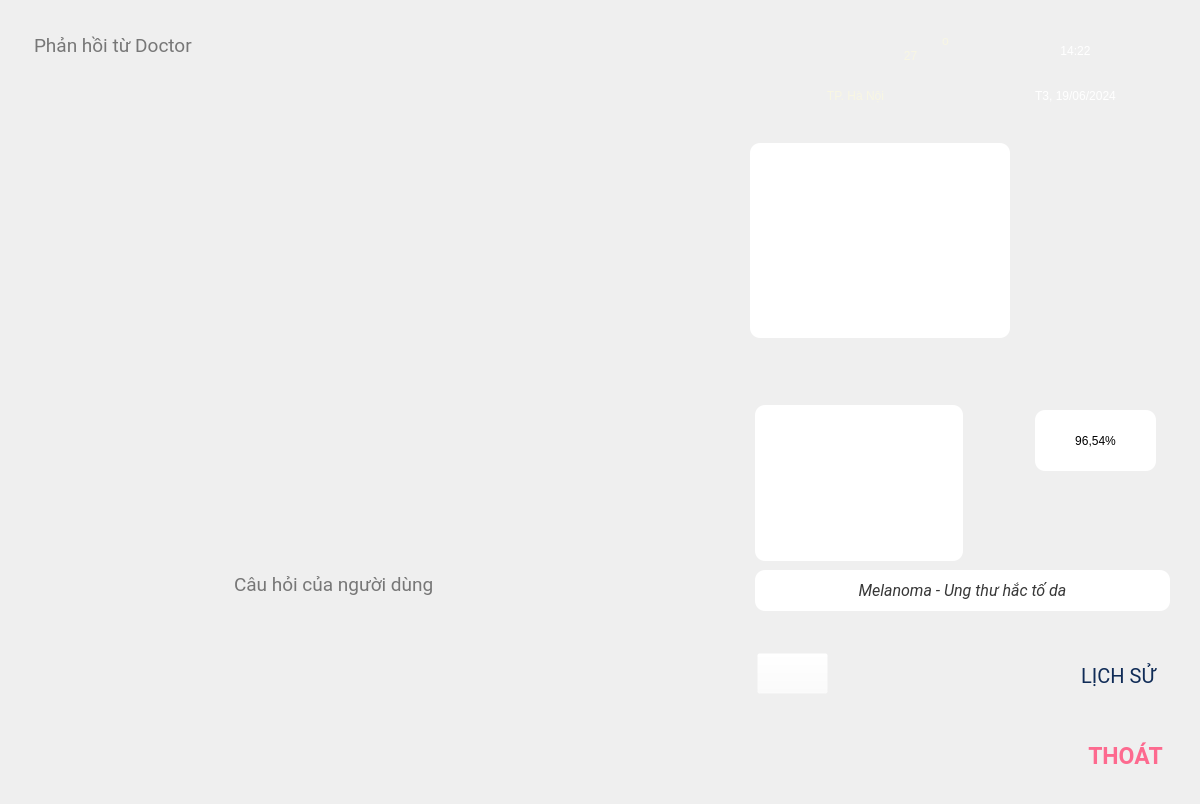
<?xml version="1.0" encoding="UTF-8"?>
<ui version="4.0">
 <class>DOCTOR_MainWindow</class>
 <widget class="QMainWindow" name="DOCTOR_MainWindow">
  <property name="geometry">
   <rect>
    <x>0</x>
    <y>0</y>
    <width>1200</width>
    <height>804</height>
   </rect>
  </property>
  <property name="windowTitle">
   <string>MainWindow</string>
  </property>
  <widget class="QWidget" name="centralwidget">
   <widget class="QLabel" name="background_label">
    <property name="geometry">
     <rect>
      <x>0</x>
      <y>0</y>
      <width>1200</width>
      <height>800</height>
     </rect>
    </property>
    <property name="cursor">
     <cursorShape>ArrowCursor</cursorShape>
    </property>
    <property name="mouseTracking">
     <bool>false</bool>
    </property>
    <property name="tabletTracking">
     <bool>false</bool>
    </property>
    <property name="text">
     <string/>
    </property>
    <property name="pixmap">
     <pixmap>image/icon/background_doctor.png</pixmap>
    </property>
    <property name="scaledContents">
     <bool>true</bool>
    </property>
   </widget>
   <widget class="QTextEdit" name="response_text">
    <property name="geometry">
     <rect>
      <x>30</x>
      <y>30</y>
      <width>681</width>
      <height>491</height>
     </rect>
    </property>
    <property name="font">
     <font>
      <family>Roboto</family>
      <pointsize>14</pointsize>
      <italic>false</italic>
      <fontweight>ExtraBold</fontweight>
     </font>
    </property>
    <property name="styleSheet">
     <string notr="true">background-color: transparent; border: none; 
font: 800 14pt &quot;Roboto&quot;;
border-radius: 0px;</string>
    </property>
    <property name="frameShape">
     <enum>QFrame::NoFrame</enum>
    </property>
    <property name="readOnly">
     <bool>true</bool>
    </property>
    <property name="placeholderText">
     <string>Phản hồi từ Doctor</string>
    </property>
   </widget>
   <widget class="QTextEdit" name="input_text">
    <property name="geometry">
     <rect>
      <x>230</x>
      <y>569</y>
      <width>481</width>
      <height>201</height>
     </rect>
    </property>
    <property name="font">
     <font>
      <family>Roboto</family>
      <pointsize>14</pointsize>
      <italic>false</italic>
      <fontweight>ExtraBold</fontweight>
     </font>
    </property>
    <property name="cursor" stdset="0">
     <cursorShape>IBeamCursor</cursorShape>
    </property>
    <property name="styleSheet">
     <string notr="true">background-color: transparent; border: none; 
font: 800 14pt &quot;Roboto&quot;;
border-radius: 0px;</string>
    </property>
    <property name="frameShape">
     <enum>QFrame::NoFrame</enum>
    </property>
    <property name="markdown">
     <string/>
    </property>
    <property name="html">
     <string>&lt;!DOCTYPE HTML PUBLIC &quot;-//W3C//DTD HTML 4.0//EN&quot; &quot;http://www.w3.org/TR/REC-html40/strict.dtd&quot;&gt;
&lt;html&gt;&lt;head&gt;&lt;meta name=&quot;qrichtext&quot; content=&quot;1&quot; /&gt;&lt;meta charset=&quot;utf-8&quot; /&gt;&lt;style type=&quot;text/css&quot;&gt;
p, li { white-space: pre-wrap; }
hr { height: 1px; border-width: 0; }
li.unchecked::marker { content: &quot;\2610&quot;; }
li.checked::marker { content: &quot;\2612&quot;; }
&lt;/style&gt;&lt;/head&gt;&lt;body style=&quot; font-family:'Roboto'; font-size:14pt; font-weight:800; font-style:normal;&quot;&gt;
&lt;p style=&quot;-qt-paragraph-type:empty; margin-top:0px; margin-bottom:0px; margin-left:0px; margin-right:0px; -qt-block-indent:0; text-indent:0px;&quot;&gt;&lt;br /&gt;&lt;/p&gt;&lt;/body&gt;&lt;/html&gt;</string>
    </property>
    <property name="placeholderText">
     <string>Câu hỏi của người dùng</string>
    </property>
   </widget>
   <widget class="QPushButton" name="switch_button">
    <property name="geometry">
     <rect>
      <x>757</x>
      <y>653</y>
      <width>71</width>
      <height>41</height>
     </rect>
    </property>
    <property name="cursor">
     <cursorShape>PointingHandCursor</cursorShape>
    </property>
    <property name="styleSheet">
     <string notr="true">background-color: rgba(255, 255, 255, 0);</string>
    </property>
    <property name="text">
     <string/>
    </property>
    <property name="icon">
     <iconset>
      <normaloff>image/icon/off.png</normaloff>image/icon/off.png</iconset>
    </property>
    <property name="iconSize">
     <size>
      <width>80</width>
      <height>40</height>
     </size>
    </property>
    <property name="autoRepeat">
     <bool>false</bool>
    </property>
   </widget>
   <widget class="QLabel" name="switch_label">
    <property name="geometry">
     <rect>
      <x>862</x>
      <y>653</y>
      <width>71</width>
      <height>41</height>
     </rect>
    </property>
    <property name="text">
     <string/>
    </property>
    <property name="pixmap">
     <pixmap>image/icon/keyboard.png</pixmap>
    </property>
    <property name="scaledContents">
     <bool>true</bool>
    </property>
   </widget>
   <widget class="QPushButton" name="upload_button">
    <property name="geometry">
     <rect>
      <x>1060</x>
      <y>150</y>
      <width>81</width>
      <height>71</height>
     </rect>
    </property>
    <property name="font">
     <font>
      <family>Roboto</family>
      <pointsize>15</pointsize>
      <italic>false</italic>
      <fontweight>ExtraBold</fontweight>
     </font>
    </property>
    <property name="cursor">
     <cursorShape>PointingHandCursor</cursorShape>
    </property>
    <property name="styleSheet">
     <string notr="true">background-color: transparent; border: none; 
font: 800 15pt &quot;Roboto&quot;;
border-radius: 0px;
color: rgb(111, 220, 227);</string>
    </property>
    <property name="text">
     <string/>
    </property>
   </widget>
   <widget class="QPushButton" name="history_button">
    <property name="geometry">
     <rect>
      <x>1013</x>
      <y>645</y>
      <width>171</width>
      <height>61</height>
     </rect>
    </property>
    <property name="font">
     <font>
      <family>Roboto</family>
      <pointsize>15</pointsize>
      <italic>false</italic>
      <fontweight>ExtraBold</fontweight>
     </font>
    </property>
    <property name="cursor">
     <cursorShape>PointingHandCursor</cursorShape>
    </property>
    <property name="styleSheet">
     <string notr="true">background-color: transparent; border: none; 
font: 800 15pt &quot;Roboto&quot;;
border-radius: 0px;
color: rgb(16, 44, 87);</string>
    </property>
    <property name="text">
     <string>        LỊCH SỬ</string>
    </property>
   </widget>
   <widget class="QPushButton" name="send_button">
    <property name="geometry">
     <rect>
      <x>750</x>
      <y>730</y>
      <width>50</width>
      <height>50</height>
     </rect>
    </property>
    <property name="cursor">
     <cursorShape>PointingHandCursor</cursorShape>
    </property>
    <property name="styleSheet">
     <string notr="true">background-color: transparent; border: none; 
</string>
    </property>
    <property name="text">
     <string/>
    </property>
   </widget>
   <widget class="QPushButton" name="reset_button">
    <property name="geometry">
     <rect>
      <x>820</x>
      <y>730</y>
      <width>51</width>
      <height>51</height>
     </rect>
    </property>
    <property name="cursor">
     <cursorShape>PointingHandCursor</cursorShape>
    </property>
    <property name="styleSheet">
     <string notr="true">background-color: transparent; border: none; 
</string>
    </property>
    <property name="text">
     <string/>
    </property>
   </widget>
   <widget class="QPushButton" name="exit_button">
    <property name="geometry">
     <rect>
      <x>1060</x>
      <y>730</y>
      <width>131</width>
      <height>51</height>
     </rect>
    </property>
    <property name="font">
     <font>
      <family>Roboto</family>
      <pointsize>17</pointsize>
      <italic>false</italic>
      <bold>true</bold>
     </font>
    </property>
    <property name="cursor">
     <cursorShape>PointingHandCursor</cursorShape>
    </property>
    <property name="styleSheet">
     <string notr="true">background-color: transparent; border: none; 
font: 700 17pt &quot;Roboto&quot;;
border-radius: 0px;
color: rgba(255, 85, 127, 220)</string>
    </property>
    <property name="text">
     <string>THOÁT</string>
    </property>
   </widget>
   <widget class="QLabel" name="time_label">
    <property name="geometry">
     <rect>
      <x>990</x>
      <y>20</y>
      <width>171</width>
      <height>61</height>
     </rect>
    </property>
    <property name="styleSheet">
     <string notr="true">background-color: transparent; border: none; 
font: 700 36pt &quot;Roboto&quot;;
border-radius: 0px;
color: rgb(255,255,255);</string>
    </property>
    <property name="text">
     <string>14:22</string>
    </property>
    <property name="alignment">
     <set>Qt::AlignCenter</set>
    </property>
   </widget>
   <widget class="QLabel" name="location_label">
    <property name="geometry">
     <rect>
      <x>770</x>
      <y>80</y>
      <width>171</width>
      <height>31</height>
     </rect>
    </property>
    <property name="styleSheet">
     <string notr="true">background-color: transparent; border: none; 
font: 700 14pt &quot;Roboto&quot;;
border-radius: 0px;
color: rgb(248, 246, 227);</string>
    </property>
    <property name="text">
     <string>TP. Hà Nội</string>
    </property>
    <property name="alignment">
     <set>Qt::AlignCenter</set>
    </property>
   </widget>
   <widget class="QLabel" name="weather_label">
    <property name="geometry">
     <rect>
      <x>760</x>
      <y>0</y>
      <width>100</width>
      <height>100</height>
     </rect>
    </property>
    <property name="styleSheet">
     <string notr="true"/>
    </property>
    <property name="text">
     <string/>
    </property>
    <property name="scaledContents">
     <bool>true</bool>
    </property>
   </widget>
   <widget class="QLabel" name="temp_label">
    <property name="geometry">
     <rect>
      <x>880</x>
      <y>35</y>
      <width>61</width>
      <height>41</height>
     </rect>
    </property>
    <property name="styleSheet">
     <string notr="true">background-color: transparent; border: none; 
font: 700 24pt &quot;Roboto&quot;;
border-radius: 0px;
color: rgb(248, 246, 227);</string>
    </property>
    <property name="text">
     <string>27</string>
    </property>
    <property name="alignment">
     <set>Qt::AlignCenter</set>
    </property>
   </widget>
   <widget class="QLabel" name="robot_label_2">
    <property name="geometry">
     <rect>
      <x>20</x>
      <y>570</y>
      <width>181</width>
      <height>201</height>
     </rect>
    </property>
    <property name="text">
     <string/>
    </property>
    <property name="pixmap">
     <pixmap>image/icon/8757478.png</pixmap>
    </property>
    <property name="scaledContents">
     <bool>true</bool>
    </property>
   </widget>
   <widget class="QPushButton" name="emer_button">
    <property name="geometry">
     <rect>
      <x>910</x>
      <y>730</y>
      <width>61</width>
      <height>51</height>
     </rect>
    </property>
    <property name="cursor">
     <cursorShape>PointingHandCursor</cursorShape>
    </property>
    <property name="styleSheet">
     <string notr="true">background-color: transparent; border: none; 
</string>
    </property>
    <property name="text">
     <string/>
    </property>
   </widget>
   <widget class="QLabel" name="day_label">
    <property name="geometry">
     <rect>
      <x>990</x>
      <y>75</y>
      <width>171</width>
      <height>41</height>
     </rect>
    </property>
    <property name="styleSheet">
     <string notr="true">background-color: transparent; border: none; 
font: 500 12pt &quot;Roboto&quot;;
border-radius: 0px;
color: rgb(255,255,255);</string>
    </property>
    <property name="text">
     <string>T3, 19/06/2024</string>
    </property>
    <property name="alignment">
     <set>Qt::AlignCenter</set>
    </property>
   </widget>
   <widget class="QLabel" name="temp_label_2">
    <property name="geometry">
     <rect>
      <x>930</x>
      <y>30</y>
      <width>31</width>
      <height>21</height>
     </rect>
    </property>
    <property name="styleSheet">
     <string notr="true">background-color: transparent; border: none; 
font: 700 14pt &quot;Roboto&quot;;
border-radius: 0px;
color: rgb(248, 246, 227);</string>
    </property>
    <property name="text">
     <string>o</string>
    </property>
    <property name="alignment">
     <set>Qt::AlignCenter</set>
    </property>
   </widget>
   <widget class="QLabel" name="precision_label">
    <property name="geometry">
     <rect>
      <x>1035</x>
      <y>410</y>
      <width>121</width>
      <height>61</height>
     </rect>
    </property>
    <property name="styleSheet">
     <string notr="true">background-color: rgb(255, 255, 255);
border: none; 
font: italic 700 20pt &quot;Roboto&quot;;
border-radius: 0px;
color: rgb(0, 0, 0);
border-radius: 10px;</string>
    </property>
    <property name="text">
     <string>96,54%</string>
    </property>
    <property name="alignment">
     <set>Qt::AlignCenter</set>
    </property>
   </widget>
   <widget class="QLabel" name="skin_text">
    <property name="geometry">
     <rect>
      <x>755</x>
      <y>570</y>
      <width>415</width>
      <height>41</height>
     </rect>
    </property>
    <property name="font">
     <font>
      <family>Roboto</family>
      <pointsize>12</pointsize>
      <italic>true</italic>
      <fontweight>Medium</fontweight>
     </font>
    </property>
    <property name="styleSheet">
     <string notr="true">background-color: rgb(255, 255, 255);
border: none; 
font: italic 500 12pt &quot;Roboto&quot;;
border-radius: 0px;
color: rgba(0, 0, 0,200);
border-radius: 10px;</string>
    </property>
    <property name="text">
     <string>Melanoma - Ung thư hắc tố da</string>
    </property>
    <property name="alignment">
     <set>Qt::AlignCenter</set>
    </property>
   </widget>
   <widget class="QPushButton" name="capture_button">
    <property name="geometry">
     <rect>
      <x>1070</x>
      <y>250</y>
      <width>71</width>
      <height>81</height>
     </rect>
    </property>
    <property name="font">
     <font>
      <family>Roboto</family>
      <pointsize>15</pointsize>
      <italic>false</italic>
      <fontweight>ExtraBold</fontweight>
     </font>
    </property>
    <property name="cursor">
     <cursorShape>PointingHandCursor</cursorShape>
    </property>
    <property name="styleSheet">
     <string notr="true">background-color: transparent; border: none; 
font: 800 15pt &quot;Roboto&quot;;
border-radius: 0px;
color: rgb(111, 220, 227);</string>
    </property>
    <property name="text">
     <string/>
    </property>
   </widget>
   <widget class="QLabel" name="webcam_label">
    <property name="geometry">
     <rect>
      <x>750</x>
      <y>143</y>
      <width>260</width>
      <height>195</height>
     </rect>
    </property>
    <property name="styleSheet">
     <string notr="true">background-color: rgb(255, 255, 255);
border: none; 
font: italic 700 20pt &quot;Roboto&quot;;
border-radius: 0px;
color: rgb(0, 0, 0);
border-radius: 10px;</string>
    </property>
    <property name="text">
     <string/>
    </property>
    <property name="scaledContents">
     <bool>true</bool>
    </property>
   </widget>
   <widget class="QLabel" name="webcam_label_2">
    <property name="geometry">
     <rect>
      <x>755</x>
      <y>405</y>
      <width>208</width>
      <height>156</height>
     </rect>
    </property>
    <property name="styleSheet">
     <string notr="true">background-color: rgb(255, 255, 255);
border: none; 
font: italic 700 20pt &quot;Roboto&quot;;
border-radius: 0px;
color: rgb(0, 0, 0);
border-radius: 10px;</string>
    </property>
    <property name="text">
     <string/>
    </property>
    <property name="scaledContents">
     <bool>true</bool>
    </property>
   </widget>
  </widget>
 </widget>
 <resources/>
 <connections/>
</ui>
